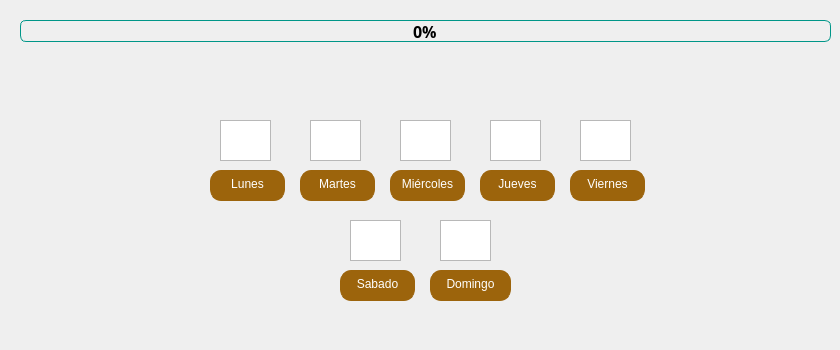
     <widget class="QWidget" name="tabDias">
      <attribute name="title">
       <string>Días</string>
      </attribute>
      <widget class="QWidget" name="widgetDias" native="true">
       <property name="geometry">
        <rect>
         <x>10</x>
         <y>100</y>
         <width>761</width>
         <height>241</height>
        </rect>
       </property>
       <widget class="QGraphicsView" name="imagen_Lunes">
        <property name="geometry">
         <rect>
          <x>210</x>
          <y>20</y>
          <width>51</width>
          <height>41</height>
         </rect>
        </property>
       </widget>
       <widget class="QPushButton" name="boton_Lunes">
        <property name="geometry">
         <rect>
          <x>200</x>
          <y>70</y>
          <width>75</width>
          <height>31</height>
         </rect>
        </property>
        <property name="styleSheet">
         <string notr="true">QPushButton{
color: rgb(255, 255, 255);
	background-color: rgb(156, 100, 12);
	font: 12pt &quot;Segoe Print&quot;;
	border-radius: 11px;
	border:none;
	border-left: 1px solid rgb(156, 100, 12);
	border-right: 1px solid rgb(156, 100, 12);
	border-bottom: 3px solid rgb(156, 100, 12);
}
QPushButton:hover{
	background-color: rgb(248, 196, 113);
	border-left: 1px solid rgb(248, 196, 113);
	border-right: 1px solid rgb(248, 196, 113);
	border-bottom: 3px solid rgb(248, 196, 113);
}
QPushButton:pressed{
	background-color: rgb(40, 170, 221);
	border-left: 1px solid rgb(44, 131, 212);
	border-right: 1px solid rgb(44, 131, 212);
	border-top: 3px solid rgb(44, 131, 212);
	border-bottomr: none;
}</string>
        </property>
        <property name="text">
         <string>Lunes</string>
        </property>
       </widget>
       <widget class="QGraphicsView" name="imagen_Martes">
        <property name="geometry">
         <rect>
          <x>300</x>
          <y>20</y>
          <width>51</width>
          <height>41</height>
         </rect>
        </property>
       </widget>
       <widget class="QPushButton" name="boton_Martes">
        <property name="geometry">
         <rect>
          <x>290</x>
          <y>70</y>
          <width>75</width>
          <height>31</height>
         </rect>
        </property>
        <property name="styleSheet">
         <string notr="true">QPushButton{
color: rgb(255, 255, 255);
	background-color: rgb(156, 100, 12);
	font: 12pt &quot;Segoe Print&quot;;
	border-radius: 11px;
	border:none;
	border-left: 1px solid rgb(156, 100, 12);
	border-right: 1px solid rgb(156, 100, 12);
	border-bottom: 3px solid rgb(156, 100, 12);
}
QPushButton:hover{
	background-color: rgb(248, 196, 113);
	border-left: 1px solid rgb(248, 196, 113);
	border-right: 1px solid rgb(248, 196, 113);
	border-bottom: 3px solid rgb(248, 196, 113);
}
QPushButton:pressed{
	background-color: rgb(40, 170, 221);
	border-left: 1px solid rgb(44, 131, 212);
	border-right: 1px solid rgb(44, 131, 212);
	border-top: 3px solid rgb(44, 131, 212);
	border-bottomr: none;
}</string>
        </property>
        <property name="text">
         <string>Martes</string>
        </property>
       </widget>
       <widget class="QGraphicsView" name="imagen_Miercoles">
        <property name="geometry">
         <rect>
          <x>390</x>
          <y>20</y>
          <width>51</width>
          <height>41</height>
         </rect>
        </property>
       </widget>
       <widget class="QPushButton" name="boton_Miercoles">
        <property name="geometry">
         <rect>
          <x>380</x>
          <y>70</y>
          <width>75</width>
          <height>31</height>
         </rect>
        </property>
        <property name="styleSheet">
         <string notr="true">QPushButton{
color: rgb(255, 255, 255);
	background-color: rgb(156, 100, 12);
	font: 12pt &quot;Segoe Print&quot;;
	border-radius: 11px;
	border:none;
	border-left: 1px solid rgb(156, 100, 12);
	border-right: 1px solid rgb(156, 100, 12);
	border-bottom: 3px solid rgb(156, 100, 12);
}
QPushButton:hover{
	background-color: rgb(248, 196, 113);
	border-left: 1px solid rgb(248, 196, 113);
	border-right: 1px solid rgb(248, 196, 113);
	border-bottom: 3px solid rgb(248, 196, 113);
}
QPushButton:pressed{
	background-color: rgb(40, 170, 221);
	border-left: 1px solid rgb(44, 131, 212);
	border-right: 1px solid rgb(44, 131, 212);
	border-top: 3px solid rgb(44, 131, 212);
	border-bottomr: none;
}</string>
        </property>
        <property name="text">
         <string>Miércoles</string>
        </property>
       </widget>
       <widget class="QGraphicsView" name="imagen_Jueves">
        <property name="geometry">
         <rect>
          <x>480</x>
          <y>20</y>
          <width>51</width>
          <height>41</height>
         </rect>
        </property>
       </widget>
       <widget class="QPushButton" name="boton_Jueves">
        <property name="geometry">
         <rect>
          <x>470</x>
          <y>70</y>
          <width>75</width>
          <height>31</height>
         </rect>
        </property>
        <property name="styleSheet">
         <string notr="true">QPushButton{
color: rgb(255, 255, 255);
	background-color: rgb(156, 100, 12);
	font: 12pt &quot;Segoe Print&quot;;
	border-radius: 11px;
	border:none;
	border-left: 1px solid rgb(156, 100, 12);
	border-right: 1px solid rgb(156, 100, 12);
	border-bottom: 3px solid rgb(156, 100, 12);
}
QPushButton:hover{
	background-color: rgb(248, 196, 113);
	border-left: 1px solid rgb(248, 196, 113);
	border-right: 1px solid rgb(248, 196, 113);
	border-bottom: 3px solid rgb(248, 196, 113);
}
QPushButton:pressed{
	background-color: rgb(40, 170, 221);
	border-left: 1px solid rgb(44, 131, 212);
	border-right: 1px solid rgb(44, 131, 212);
	border-top: 3px solid rgb(44, 131, 212);
	border-bottomr: none;
}</string>
        </property>
        <property name="text">
         <string>Jueves</string>
        </property>
       </widget>
       <widget class="QGraphicsView" name="imagen_Viernes">
        <property name="geometry">
         <rect>
          <x>570</x>
          <y>20</y>
          <width>51</width>
          <height>41</height>
         </rect>
        </property>
       </widget>
       <widget class="QPushButton" name="boton_Viernes">
        <property name="geometry">
         <rect>
          <x>560</x>
          <y>70</y>
          <width>75</width>
          <height>31</height>
         </rect>
        </property>
        <property name="styleSheet">
         <string notr="true">QPushButton{
color: rgb(255, 255, 255);
	background-color: rgb(156, 100, 12);
	font: 12pt &quot;Segoe Print&quot;;
	border-radius: 11px;
	border:none;
	border-left: 1px solid rgb(156, 100, 12);
	border-right: 1px solid rgb(156, 100, 12);
	border-bottom: 3px solid rgb(156, 100, 12);
}
QPushButton:hover{
	background-color: rgb(248, 196, 113);
	border-left: 1px solid rgb(248, 196, 113);
	border-right: 1px solid rgb(248, 196, 113);
	border-bottom: 3px solid rgb(248, 196, 113);
}
QPushButton:pressed{
	background-color: rgb(40, 170, 221);
	border-left: 1px solid rgb(44, 131, 212);
	border-right: 1px solid rgb(44, 131, 212);
	border-top: 3px solid rgb(44, 131, 212);
	border-bottomr: none;
}</string>
        </property>
        <property name="text">
         <string>Viernes</string>
        </property>
       </widget>
       <widget class="QGraphicsView" name="imagen_Domingo">
        <property name="geometry">
         <rect>
          <x>430</x>
          <y>120</y>
          <width>51</width>
          <height>41</height>
         </rect>
        </property>
       </widget>
       <widget class="QPushButton" name="boton_Domingo">
        <property name="geometry">
         <rect>
          <x>420</x>
          <y>170</y>
          <width>81</width>
          <height>31</height>
         </rect>
        </property>
        <property name="styleSheet">
         <string notr="true">QPushButton{
color: rgb(255, 255, 255);
	background-color: rgb(156, 100, 12);
	font: 12pt &quot;Segoe Print&quot;;
	border-radius: 11px;
	border:none;
	border-left: 1px solid rgb(156, 100, 12);
	border-right: 1px solid rgb(156, 100, 12);
	border-bottom: 3px solid rgb(156, 100, 12);
}
QPushButton:hover{
	background-color: rgb(248, 196, 113);
	border-left: 1px solid rgb(248, 196, 113);
	border-right: 1px solid rgb(248, 196, 113);
	border-bottom: 3px solid rgb(248, 196, 113);
}
QPushButton:pressed{
	background-color: rgb(40, 170, 221);
	border-left: 1px solid rgb(44, 131, 212);
	border-right: 1px solid rgb(44, 131, 212);
	border-top: 3px solid rgb(44, 131, 212);
	border-bottomr: none;
}</string>
        </property>
        <property name="text">
         <string>Domingo</string>
        </property>
       </widget>
       <widget class="QGraphicsView" name="imagen_Sabado">
        <property name="geometry">
         <rect>
          <x>340</x>
          <y>120</y>
          <width>51</width>
          <height>41</height>
         </rect>
        </property>
       </widget>
       <widget class="QPushButton" name="boton_Sabado">
        <property name="geometry">
         <rect>
          <x>330</x>
          <y>170</y>
          <width>75</width>
          <height>31</height>
         </rect>
        </property>
        <property name="styleSheet">
         <string notr="true">QPushButton{
color: rgb(255, 255, 255);
	background-color: rgb(156, 100, 12);
	font: 12pt &quot;Segoe Print&quot;;
	border-radius: 11px;
	border:none;
	border-left: 1px solid rgb(156, 100, 12);
	border-right: 1px solid rgb(156, 100, 12);
	border-bottom: 3px solid rgb(156, 100, 12);
}
QPushButton:hover{
	background-color: rgb(248, 196, 113);
	border-left: 1px solid rgb(248, 196, 113);
	border-right: 1px solid rgb(248, 196, 113);
	border-bottom: 3px solid rgb(248, 196, 113);
}
QPushButton:pressed{
	background-color: rgb(40, 170, 221);
	border-left: 1px solid rgb(44, 131, 212);
	border-right: 1px solid rgb(44, 131, 212);
	border-top: 3px solid rgb(44, 131, 212);
	border-bottomr: none;
}</string>
        </property>
        <property name="text">
         <string>Sabado</string>
        </property>
       </widget>
       <widget class="QLabel" name="label_48">
        <property name="geometry">
         <rect>
          <x>200</x>
          <y>20</y>
          <width>71</width>
          <height>41</height>
         </rect>
        </property>
        <property name="text">
         <string/>
        </property>
        <property name="pixmap">
         <pixmap>:/prefijoNuevo/Imágenes/lunes.png</pixmap>
        </property>
        <property name="scaledContents">
         <bool>true</bool>
        </property>
       </widget>
       <widget class="QLabel" name="label_77">
        <property name="geometry">
         <rect>
          <x>290</x>
          <y>20</y>
          <width>71</width>
          <height>41</height>
         </rect>
        </property>
        <property name="text">
         <string/>
        </property>
        <property name="pixmap">
         <pixmap>:/prefijoNuevo/Imágenes/martes.png</pixmap>
        </property>
        <property name="scaledContents">
         <bool>true</bool>
        </property>
       </widget>
       <widget class="QLabel" name="label_78">
        <property name="geometry">
         <rect>
          <x>380</x>
          <y>20</y>
          <width>71</width>
          <height>41</height>
         </rect>
        </property>
        <property name="text">
         <string/>
        </property>
        <property name="pixmap">
         <pixmap>:/prefijoNuevo/Imágenes/miercoles.png</pixmap>
        </property>
        <property name="scaledContents">
         <bool>true</bool>
        </property>
       </widget>
       <widget class="QLabel" name="label_79">
        <property name="geometry">
         <rect>
          <x>470</x>
          <y>20</y>
          <width>71</width>
          <height>41</height>
         </rect>
        </property>
        <property name="text">
         <string/>
        </property>
        <property name="pixmap">
         <pixmap>:/prefijoNuevo/Imágenes/jueves.png</pixmap>
        </property>
        <property name="scaledContents">
         <bool>true</bool>
        </property>
       </widget>
       <widget class="QLabel" name="label_80">
        <property name="geometry">
         <rect>
          <x>560</x>
          <y>20</y>
          <width>71</width>
          <height>41</height>
         </rect>
        </property>
        <property name="text">
         <string/>
        </property>
        <property name="pixmap">
         <pixmap>:/prefijoNuevo/Imágenes/viernes.png</pixmap>
        </property>
        <property name="scaledContents">
         <bool>true</bool>
        </property>
       </widget>
       <widget class="QLabel" name="label_81">
        <property name="geometry">
         <rect>
          <x>330</x>
          <y>120</y>
          <width>71</width>
          <height>41</height>
         </rect>
        </property>
        <property name="text">
         <string/>
        </property>
        <property name="pixmap">
         <pixmap>:/prefijoNuevo/Imágenes/sabado.png</pixmap>
        </property>
        <property name="scaledContents">
         <bool>true</bool>
        </property>
       </widget>
       <widget class="QLabel" name="label_82">
        <property name="geometry">
         <rect>
          <x>420</x>
          <y>120</y>
          <width>81</width>
          <height>41</height>
         </rect>
        </property>
        <property name="text">
         <string/>
        </property>
        <property name="pixmap">
         <pixmap>:/prefijoNuevo/Imágenes/domingo.png</pixmap>
        </property>
        <property name="scaledContents">
         <bool>true</bool>
        </property>
       </widget>
      </widget>
      <widget class="QProgressBar" name="progressBar_dias">
       <property name="geometry">
        <rect>
         <x>20</x>
         <y>20</y>
         <width>811</width>
         <height>22</height>
        </rect>
       </property>
       <property name="styleSheet">
        <string notr="true">QProgressBar{
    text-align: center;
    font: 12pt Segoe Print;
    font-weight: bold;
    color: black;
    min-height: 20px;
    max-height: 20px;
    border-radius: 6px;
    border: 1px solid #009688;
    background-color: #EFEFEF;
}
QProgressBar::chunk{
    border-radius: 6px;
    background-color: #009688;
}
</string>
       </property>
       <property name="value">
        <number>0</number>
       </property>
      </widget>
     </widget>
